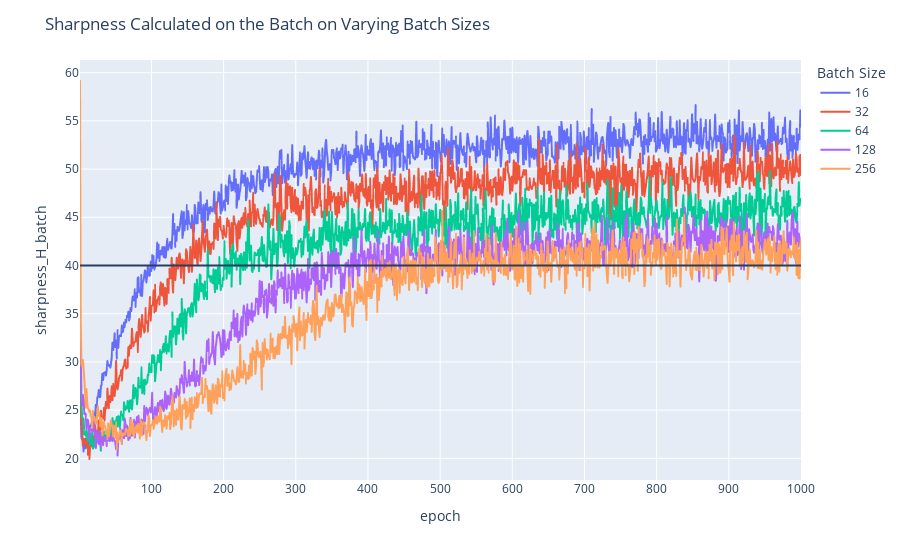

Notebook code cell kept with this figure:
### Code cell
batch_map = {
             11: 16,
             12: 32,
             13: 64,
             14: 128,
             15: 256}

out = out[out['model_id'].isin([11,12,13,14,15])]
out['Batch Size'] = out['model_id'].map(batch_map)

fig = px.line(out, x='epoch', y='sharpness_H_batch', color='Batch Size')
fig.add_hline(2/0.05)
fig.update_layout(title_text="Sharpness Calculated on the Batch on Varying Batch Sizes")
fig.show()

### Figure 1 — Plotly figure (JSON) as saved in the notebook; plotly's stock layout.template omitted (floating-point values rounded to 4 significant figures; data arrays with more than 128 entries replaced by an {"elided": "..."} marker saying what was removed)
{"data": [{"hovertemplate": "Batch Size=16<br>epoch=%{x}<br>sharpness_H_batch=%{y}<extra></extra>", "legendgroup": "16", "line": {"color": "#636efa", "dash": "solid"}, "marker": {"symbol": "circle"}, "mode": "lines", "name": "16", "showlegend": true, "x": {"elided": "1000 int values"}, "xaxis": "x", "y": {"elided": "1000 float values"}, "yaxis": "y", "type": "scattergl"}, {"hovertemplate": "Batch Size=32<br>epoch=%{x}<br>sharpness_H_batch=%{y}<extra></extra>", "legendgroup": "32", "line": {"color": "#EF553B", "dash": "solid"}, "marker": {"symbol": "circle"}, "mode": "lines", "name": "32", "showlegend": true, "x": {"elided": "1000 int values"}, "xaxis": "x", "y": {"elided": "1000 float values"}, "yaxis": "y", "type": "scattergl"}, {"hovertemplate": "Batch Size=64<br>epoch=%{x}<br>sharpness_H_batch=%{y}<extra></extra>", "legendgroup": "64", "line": {"color": "#00cc96", "dash": "solid"}, "marker": {"symbol": "circle"}, "mode": "lines", "name": "64", "showlegend": true, "x": {"elided": "1000 int values"}, "xaxis": "x", "y": {"elided": "1000 float values"}, "yaxis": "y", "type": "scattergl"}, {"hovertemplate": "Batch Size=128<br>epoch=%{x}<br>sharpness_H_batch=%{y}<extra></extra>", "legendgroup": "128", "line": {"color": "#ab63fa", "dash": "solid"}, "marker": {"symbol": "circle"}, "mode": "lines", "name": "128", "showlegend": true, "x": {"elided": "1000 int values"}, "xaxis": "x", "y": {"elided": "1000 float values"}, "yaxis": "y", "type": "scattergl"}, {"hovertemplate": "Batch Size=256<br>epoch=%{x}<br>sharpness_H_batch=%{y}<extra></extra>", "legendgroup": "256", "line": {"color": "#FFA15A", "dash": "solid"}, "marker": {"symbol": "circle"}, "mode": "lines", "name": "256", "showlegend": true, "x": {"elided": "1000 int values"}, "xaxis": "x", "y": {"elided": "1000 float values"}, "yaxis": "y", "type": "scattergl"}], "layout": {"xaxis": {"anchor": "y", "domain": [0.0, 1.0], "title": {"text": "epoch"}}, "yaxis": {"anchor": "x", "domain": [0.0, 1.0], "title": {"text": "sharpness_H_batch"}}, "legend": {"title": {"text": "Batch Size"}, "tracegroupgap": 0}, "margin": {"t": 60}, "shapes": [{"type": "line", "x0": 0, "x1": 1, "xref": "x domain", "y0": 40.0, "y1": 40.0, "yref": "y"}], "title": {"text": "Sharpness Calculated on the Batch on Varying Batch Sizes"}}}
